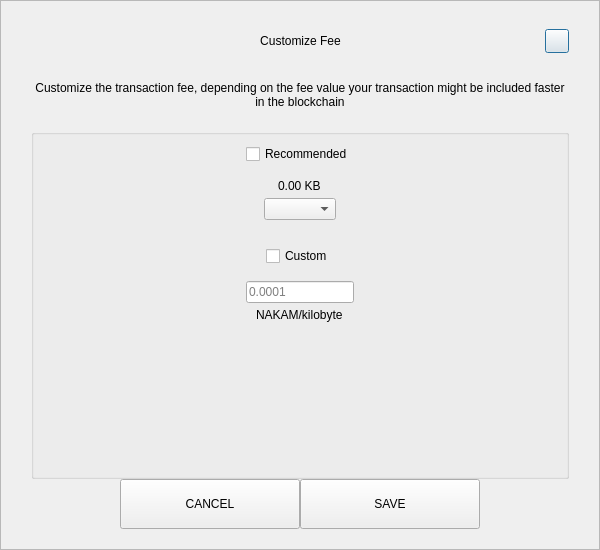
<?xml version="1.0" encoding="UTF-8"?>
<ui version="4.0">
 <class>SendCustomFeeDialog</class>
 <widget class="QDialog" name="SendCustomFeeDialog">
  <property name="geometry">
   <rect>
    <x>0</x>
    <y>0</y>
    <width>600</width>
    <height>550</height>
   </rect>
  </property>
  <property name="windowTitle">
   <string>Form</string>
  </property>
  <layout class="QVBoxLayout" name="verticalLayout_3">
   <property name="spacing">
    <number>0</number>
   </property>
   <property name="leftMargin">
    <number>0</number>
   </property>
   <property name="topMargin">
    <number>0</number>
   </property>
   <property name="rightMargin">
    <number>0</number>
   </property>
   <property name="bottomMargin">
    <number>0</number>
   </property>
   <item>
    <widget class="QFrame" name="frame">
     <property name="styleSheet">
      <string notr="true"/>
     </property>
     <property name="frameShape">
      <enum>QFrame::StyledPanel</enum>
     </property>
     <property name="frameShadow">
      <enum>QFrame::Raised</enum>
     </property>
     <layout class="QVBoxLayout" name="verticalLayout_2">
      <property name="spacing">
       <number>0</number>
      </property>
      <property name="leftMargin">
       <number>30</number>
      </property>
      <property name="topMargin">
       <number>20</number>
      </property>
      <property name="rightMargin">
       <number>30</number>
      </property>
      <property name="bottomMargin">
       <number>20</number>
      </property>
      <item>
       <layout class="QHBoxLayout" name="horizontalLayout_3">
        <property name="spacing">
         <number>0</number>
        </property>
        <item>
         <spacer name="horizontalSpacer_21">
          <property name="orientation">
           <enum>Qt::Horizontal</enum>
          </property>
          <property name="sizeHint" stdset="0">
           <size>
            <width>40</width>
            <height>20</height>
           </size>
          </property>
         </spacer>
        </item>
        <item>
         <widget class="QLabel" name="labelTitle">
          <property name="minimumSize">
           <size>
            <width>0</width>
            <height>40</height>
           </size>
          </property>
          <property name="maximumSize">
           <size>
            <width>16777215</width>
            <height>40</height>
           </size>
          </property>
          <property name="styleSheet">
           <string notr="true">padding-left:24px;</string>
          </property>
          <property name="text">
           <string>Customize Fee</string>
          </property>
          <property name="alignment">
           <set>Qt::AlignCenter</set>
          </property>
          <property name="margin">
           <number>7</number>
          </property>
         </widget>
        </item>
        <item>
         <spacer name="horizontalSpacer">
          <property name="orientation">
           <enum>Qt::Horizontal</enum>
          </property>
          <property name="sizeHint" stdset="0">
           <size>
            <width>40</width>
            <height>20</height>
           </size>
          </property>
         </spacer>
        </item>
        <item>
         <widget class="QPushButton" name="btnEsc">
          <property name="minimumSize">
           <size>
            <width>24</width>
            <height>24</height>
           </size>
          </property>
          <property name="maximumSize">
           <size>
            <width>24</width>
            <height>24</height>
           </size>
          </property>
          <property name="text">
           <string/>
          </property>
         </widget>
        </item>
       </layout>
      </item>
      <item>
       <spacer name="verticalSpacer_2">
        <property name="orientation">
         <enum>Qt::Vertical</enum>
        </property>
        <property name="sizeType">
         <enum>QSizePolicy::Fixed</enum>
        </property>
        <property name="sizeHint" stdset="0">
         <size>
          <width>20</width>
          <height>20</height>
         </size>
        </property>
       </spacer>
      </item>
      <item>
       <widget class="QLabel" name="labelMessage">
        <property name="text">
         <string>Customize the transaction fee, depending on the fee value your transaction might be included faster in the blockchain</string>
        </property>
        <property name="alignment">
         <set>Qt::AlignCenter</set>
        </property>
        <property name="wordWrap">
         <bool>true</bool>
        </property>
       </widget>
      </item>
      <item>
       <spacer name="verticalSpacer_3">
        <property name="orientation">
         <enum>Qt::Vertical</enum>
        </property>
        <property name="sizeType">
         <enum>QSizePolicy::Fixed</enum>
        </property>
        <property name="sizeHint" stdset="0">
         <size>
          <width>20</width>
          <height>20</height>
         </size>
        </property>
       </spacer>
      </item>
      <item>
       <widget class="QGroupBox" name="groupBox">
        <property name="title">
         <string/>
        </property>
        <layout class="QVBoxLayout" name="verticalLayout">
         <property name="leftMargin">
          <number>12</number>
         </property>
         <property name="rightMargin">
          <number>12</number>
         </property>
         <item>
          <layout class="QVBoxLayout" name="verticalLayout_4">
           <property name="spacing">
            <number>5</number>
           </property>
           <item alignment="Qt::AlignHCenter">
            <widget class="QCheckBox" name="checkBoxRecommended">
             <property name="text">
              <string>Recommended</string>
             </property>
            </widget>
           </item>
           <item>
            <spacer name="verticalSpacer_5">
             <property name="orientation">
              <enum>Qt::Vertical</enum>
             </property>
             <property name="sizeType">
              <enum>QSizePolicy::Fixed</enum>
             </property>
             <property name="sizeHint" stdset="0">
              <size>
               <width>20</width>
               <height>10</height>
              </size>
             </property>
            </spacer>
           </item>
           <item alignment="Qt::AlignHCenter">
            <widget class="QLabel" name="labelFee">
             <property name="text">
              <string>0.00 KB</string>
             </property>
            </widget>
           </item>
           <item alignment="Qt::AlignHCenter">
            <widget class="QComboBox" name="comboBoxRecommended"/>
           </item>
          </layout>
         </item>
         <item>
          <spacer name="verticalSpacer">
           <property name="orientation">
            <enum>Qt::Vertical</enum>
           </property>
           <property name="sizeType">
            <enum>QSizePolicy::Fixed</enum>
           </property>
           <property name="sizeHint" stdset="0">
            <size>
             <width>20</width>
             <height>20</height>
            </size>
           </property>
          </spacer>
         </item>
         <item>
          <layout class="QVBoxLayout" name="verticalLayout_5">
           <property name="spacing">
            <number>5</number>
           </property>
           <item alignment="Qt::AlignHCenter">
            <widget class="QCheckBox" name="checkBoxCustom">
             <property name="text">
              <string>Custom</string>
             </property>
            </widget>
           </item>
           <item>
            <spacer name="verticalSpacer_6">
             <property name="orientation">
              <enum>Qt::Vertical</enum>
             </property>
             <property name="sizeType">
              <enum>QSizePolicy::Fixed</enum>
             </property>
             <property name="sizeHint" stdset="0">
              <size>
               <width>20</width>
               <height>10</height>
              </size>
             </property>
            </spacer>
           </item>
           <item alignment="Qt::AlignHCenter">
            <widget class="QLineEdit" name="lineEditCustomFee">
             <property name="placeholderText">
              <string notr="true">0.0001</string>
             </property>
            </widget>
           </item>
           <item alignment="Qt::AlignHCenter">
            <widget class="QLabel" name="labelCustomFee">
             <property name="text">
              <string>NAKAM/kilobyte</string>
             </property>
            </widget>
           </item>
          </layout>
         </item>
         <item>
          <spacer name="verticalSpacer_4">
           <property name="orientation">
            <enum>Qt::Vertical</enum>
           </property>
           <property name="sizeHint" stdset="0">
            <size>
             <width>20</width>
             <height>40</height>
            </size>
           </property>
          </spacer>
         </item>
        </layout>
       </widget>
      </item>
      <item>
       <layout class="QHBoxLayout" name="horizontalLayout" stretch="1,2,2,1">
        <item>
         <spacer name="horizontalSpacer1">
          <property name="orientation">
           <enum>Qt::Horizontal</enum>
          </property>
          <property name="sizeHint" stdset="0">
           <size>
            <width>40</width>
            <height>20</height>
           </size>
          </property>
         </spacer>
        </item>
        <item>
         <widget class="QPushButton" name="btnCancel">
          <property name="minimumSize">
           <size>
            <width>180</width>
            <height>50</height>
           </size>
          </property>
          <property name="focusPolicy">
           <enum>Qt::NoFocus</enum>
          </property>
          <property name="text">
           <string>CANCEL</string>
          </property>
         </widget>
        </item>
        <item>
         <widget class="QPushButton" name="btnSave">
          <property name="minimumSize">
           <size>
            <width>180</width>
            <height>50</height>
           </size>
          </property>
          <property name="focusPolicy">
           <enum>Qt::NoFocus</enum>
          </property>
          <property name="text">
           <string>SAVE</string>
          </property>
         </widget>
        </item>
        <item>
         <spacer name="horizontalSpacer_2">
          <property name="orientation">
           <enum>Qt::Horizontal</enum>
          </property>
          <property name="sizeHint" stdset="0">
           <size>
            <width>40</width>
            <height>20</height>
           </size>
          </property>
         </spacer>
        </item>
       </layout>
      </item>
     </layout>
    </widget>
   </item>
  </layout>
 </widget>
 <resources/>
 <connections/>
</ui>
